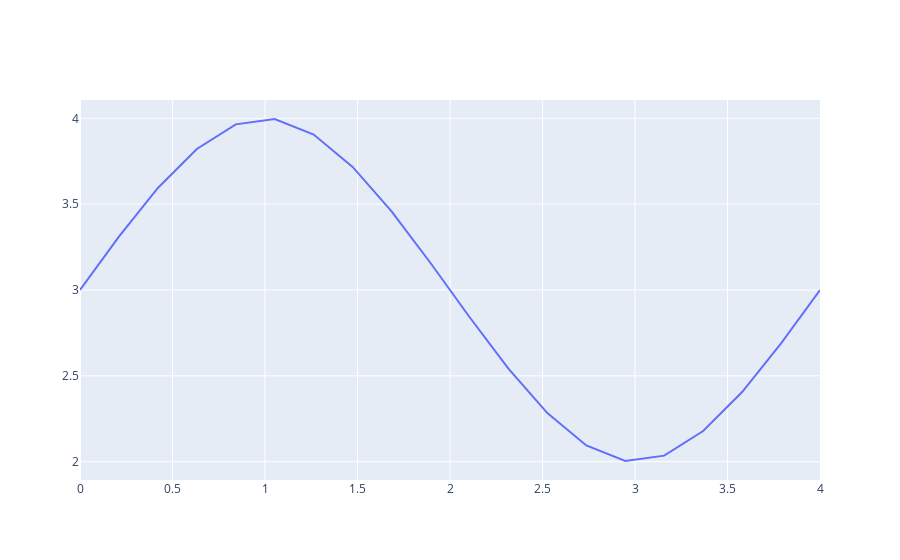

Write notebook code for a chart like this one.
### Code cell
gpu_c = cpCubicSpline(cp.asarray(t), cp.asarray(y))
fig = go.Figure(data=go.Scatter(x=interp, y=cp.asnumpy(gpu_c(cp.asarray(interp)))))
fig.show()

### Figure 1 — Plotly figure (JSON) as saved in the notebook; plotly's stock layout.template omitted (floating-point values rounded to 4 significant figures)
{"data": [{"type": "scatter", "x": [0, 0.2105, 0.4211, 0.6316, 0.8421, 1.053, 1.263, 1.474, 1.684, 1.895, 2.105, 2.316, 2.526, 2.737, 2.947, 3.158, 3.368, 3.579, 3.789, 4], "y": [3, 3.311, 3.594, 3.821, 3.965, 3.996, 3.905, 3.717, 3.458, 3.157, 2.843, 2.542, 2.283, 2.095, 2.004, 2.035, 2.179, 2.406, 2.689, 3]}], "layout": {}}
